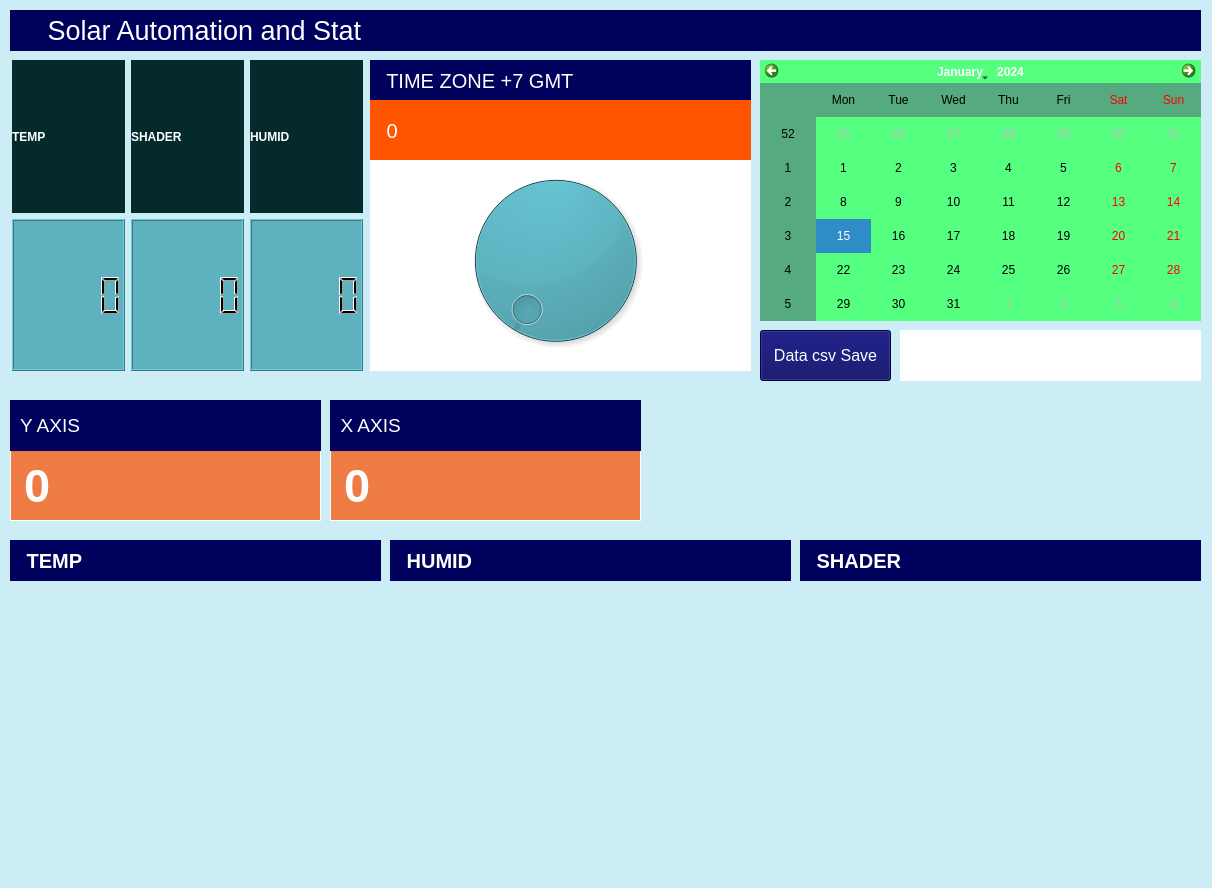
<?xml version="1.0" encoding="UTF-8"?>
<ui version="4.0">
 <class>MainWindow</class>
 <widget class="QMainWindow" name="MainWindow">
  <property name="geometry">
   <rect>
    <x>0</x>
    <y>0</y>
    <width>1212</width>
    <height>888</height>
   </rect>
  </property>
  <property name="windowTitle">
   <string>MainWindow</string>
  </property>
  <property name="styleSheet">
   <string notr="true">background-color: rgb(205, 237, 246);</string>
  </property>
  <widget class="QWidget" name="centralwidget">
   <widget class="QWidget" name="gridLayoutWidget">
    <property name="geometry">
     <rect>
      <x>12</x>
      <y>60</y>
      <width>351</width>
      <height>311</height>
     </rect>
    </property>
    <layout class="QGridLayout" name="gridLayout">
     <item row="0" column="2">
      <widget class="QLabel" name="label_3">
       <property name="font">
        <font>
         <weight>75</weight>
         <bold>true</bold>
        </font>
       </property>
       <property name="styleSheet">
        <string notr="true">background-color: rgb(4, 42, 43);
color: rgb(255, 255, 255);</string>
       </property>
       <property name="text">
        <string>HUMID</string>
       </property>
      </widget>
     </item>
     <item row="1" column="1">
      <widget class="QLCDNumber" name="Shader">
       <property name="styleSheet">
        <string notr="true">background-color: rgb(94, 177, 191);
</string>
       </property>
      </widget>
     </item>
     <item row="1" column="0">
      <widget class="QLCDNumber" name="Temp">
       <property name="styleSheet">
        <string notr="true">background-color: rgb(94, 177, 191);</string>
       </property>
      </widget>
     </item>
     <item row="0" column="0">
      <widget class="QLabel" name="label">
       <property name="font">
        <font>
         <weight>75</weight>
         <bold>true</bold>
        </font>
       </property>
       <property name="styleSheet">
        <string notr="true">background-color: rgb(4, 42, 43);
color: rgb(255, 255, 255);</string>
       </property>
       <property name="text">
        <string>TEMP</string>
       </property>
      </widget>
     </item>
     <item row="0" column="1">
      <widget class="QLabel" name="label_2">
       <property name="font">
        <font>
         <weight>75</weight>
         <bold>true</bold>
        </font>
       </property>
       <property name="styleSheet">
        <string notr="true">background-color: rgb(4, 42, 43);
color: rgb(255, 255, 255);</string>
       </property>
       <property name="text">
        <string>SHADER</string>
       </property>
      </widget>
     </item>
     <item row="1" column="2">
      <widget class="QLCDNumber" name="humid">
       <property name="styleSheet">
        <string notr="true">background-color: rgb(94, 177, 191);</string>
       </property>
      </widget>
     </item>
    </layout>
   </widget>
   <widget class="QLabel" name="PoX">
    <property name="geometry">
     <rect>
      <x>330</x>
      <y>450</y>
      <width>311</width>
      <height>71</height>
     </rect>
    </property>
    <property name="font">
     <font>
      <pointsize>35</pointsize>
      <weight>75</weight>
      <bold>true</bold>
     </font>
    </property>
    <property name="styleSheet">
     <string notr="true">color: rgb(255, 255, 255);
background-color: rgb(239, 123, 69);</string>
    </property>
    <property name="frameShape">
     <enum>QFrame::Box</enum>
    </property>
    <property name="text">
     <string>0</string>
    </property>
   </widget>
   <widget class="QLabel" name="label_5">
    <property name="geometry">
     <rect>
      <x>10</x>
      <y>540</y>
      <width>371</width>
      <height>41</height>
     </rect>
    </property>
    <property name="font">
     <font>
      <pointsize>15</pointsize>
      <weight>75</weight>
      <bold>true</bold>
     </font>
    </property>
    <property name="styleSheet">
     <string notr="true">background-color: rgb(0, 0, 93);
color: rgb(255, 255, 255);</string>
    </property>
    <property name="text">
     <string>   TEMP</string>
    </property>
   </widget>
   <widget class="QDial" name="Xaxis">
    <property name="geometry">
     <rect>
      <x>380</x>
      <y>160</y>
      <width>351</width>
      <height>201</height>
     </rect>
    </property>
    <property name="font">
     <font>
      <pointsize>3</pointsize>
     </font>
    </property>
    <property name="styleSheet">
     <string notr="true">background-color: rgb(94, 177, 191);</string>
    </property>
    <property name="maximum">
     <number>360</number>
    </property>
   </widget>
   <widget class="QLabel" name="PoY">
    <property name="geometry">
     <rect>
      <x>10</x>
      <y>450</y>
      <width>311</width>
      <height>71</height>
     </rect>
    </property>
    <property name="font">
     <font>
      <pointsize>35</pointsize>
      <weight>75</weight>
      <bold>true</bold>
     </font>
    </property>
    <property name="styleSheet">
     <string notr="true">color: rgb(255, 255, 255);
background-color: rgb(239, 123, 69);</string>
    </property>
    <property name="frameShape">
     <enum>QFrame::Box</enum>
    </property>
    <property name="text">
     <string>0</string>
    </property>
   </widget>
   <widget class="QLabel" name="label_7">
    <property name="geometry">
     <rect>
      <x>330</x>
      <y>400</y>
      <width>311</width>
      <height>51</height>
     </rect>
    </property>
    <property name="font">
     <font>
      <pointsize>14</pointsize>
     </font>
    </property>
    <property name="styleSheet">
     <string notr="true">background-color: rgb(0, 0, 93);
color: rgb(255, 255, 255);</string>
    </property>
    <property name="text">
     <string>  X AXIS</string>
    </property>
   </widget>
   <widget class="QLabel" name="label_8">
    <property name="geometry">
     <rect>
      <x>10</x>
      <y>400</y>
      <width>311</width>
      <height>51</height>
     </rect>
    </property>
    <property name="font">
     <font>
      <pointsize>14</pointsize>
     </font>
    </property>
    <property name="styleSheet">
     <string notr="true">background-color: rgb(0, 0, 93);
color: rgb(255, 255, 255);</string>
    </property>
    <property name="text">
     <string>  Y AXIS</string>
    </property>
   </widget>
   <widget class="QLabel" name="label_6">
    <property name="geometry">
     <rect>
      <x>370</x>
      <y>60</y>
      <width>381</width>
      <height>41</height>
     </rect>
    </property>
    <property name="font">
     <font>
      <pointsize>15</pointsize>
     </font>
    </property>
    <property name="styleSheet">
     <string notr="true">background-color: rgb(0, 0, 93);
color: rgb(255, 255, 255);</string>
    </property>
    <property name="text">
     <string>   TIME ZONE +7 GMT</string>
    </property>
   </widget>
   <widget class="QLabel" name="time">
    <property name="geometry">
     <rect>
      <x>370</x>
      <y>100</y>
      <width>381</width>
      <height>61</height>
     </rect>
    </property>
    <property name="font">
     <font>
      <pointsize>15</pointsize>
     </font>
    </property>
    <property name="styleSheet">
     <string notr="true">background-color: rgb(255, 85, 0);
color: rgb(255, 255, 255);</string>
    </property>
    <property name="text">
     <string>   0</string>
    </property>
   </widget>
   <widget class="QLabel" name="label_9">
    <property name="geometry">
     <rect>
      <x>390</x>
      <y>540</y>
      <width>401</width>
      <height>41</height>
     </rect>
    </property>
    <property name="font">
     <font>
      <pointsize>15</pointsize>
      <weight>75</weight>
      <bold>true</bold>
     </font>
    </property>
    <property name="styleSheet">
     <string notr="true">background-color: rgb(0, 0, 93);
color: rgb(255, 255, 255);</string>
    </property>
    <property name="text">
     <string>   HUMID</string>
    </property>
   </widget>
   <widget class="QLabel" name="label_10">
    <property name="geometry">
     <rect>
      <x>800</x>
      <y>540</y>
      <width>401</width>
      <height>41</height>
     </rect>
    </property>
    <property name="font">
     <font>
      <pointsize>15</pointsize>
      <weight>75</weight>
      <bold>true</bold>
     </font>
    </property>
    <property name="styleSheet">
     <string notr="true">background-color: rgb(0, 0, 93);
color: rgb(255, 255, 255);</string>
    </property>
    <property name="text">
     <string>   SHADER</string>
    </property>
   </widget>
   <widget class="QCalendarWidget" name="calendar">
    <property name="geometry">
     <rect>
      <x>760</x>
      <y>60</y>
      <width>441</width>
      <height>261</height>
     </rect>
    </property>
    <property name="styleSheet">
     <string notr="true">background-color: rgb(85, 255, 127);
alternate-background-color: rgb(85, 170, 127);</string>
    </property>
   </widget>
   <widget class="QPushButton" name="pushButton_3">
    <property name="geometry">
     <rect>
      <x>760</x>
      <y>330</y>
      <width>131</width>
      <height>51</height>
     </rect>
    </property>
    <property name="font">
     <font>
      <pointsize>12</pointsize>
     </font>
    </property>
    <property name="styleSheet">
     <string notr="true">background-color: rgb(0, 0, 93);
color: rgb(255, 255, 255);</string>
    </property>
    <property name="text">
     <string>Data csv Save</string>
    </property>
   </widget>
   <widget class="QLabel" name="label_4">
    <property name="geometry">
     <rect>
      <x>900</x>
      <y>330</y>
      <width>301</width>
      <height>51</height>
     </rect>
    </property>
    <property name="font">
     <font>
      <pointsize>12</pointsize>
     </font>
    </property>
    <property name="styleSheet">
     <string notr="true">background-color: rgb(255, 255, 255);</string>
    </property>
    <property name="text">
     <string/>
    </property>
   </widget>
   <widget class="QLabel" name="label_11">
    <property name="geometry">
     <rect>
      <x>10</x>
      <y>10</y>
      <width>1191</width>
      <height>41</height>
     </rect>
    </property>
    <property name="font">
     <font>
      <pointsize>20</pointsize>
     </font>
    </property>
    <property name="styleSheet">
     <string notr="true">background-color: rgb(0, 0, 93);
color: rgb(255, 255, 255);</string>
    </property>
    <property name="text">
     <string>     Solar Automation and Stat</string>
    </property>
   </widget>
   <widget class="QLabel" name="label_12">
    <property name="geometry">
     <rect>
      <x>370</x>
      <y>160</y>
      <width>381</width>
      <height>211</height>
     </rect>
    </property>
    <property name="styleSheet">
     <string notr="true">background-color: rgb(255, 255, 255);</string>
    </property>
    <property name="text">
     <string/>
    </property>
   </widget>
   <widget class="QWidget" name="widget" native="true">
    <property name="geometry">
     <rect>
      <x>10</x>
      <y>600</y>
      <width>371</width>
      <height>191</height>
     </rect>
    </property>
   </widget>
   <zorder>gridLayoutWidget</zorder>
   <zorder>PoX</zorder>
   <zorder>label_5</zorder>
   <zorder>PoY</zorder>
   <zorder>label_7</zorder>
   <zorder>label_8</zorder>
   <zorder>label_6</zorder>
   <zorder>time</zorder>
   <zorder>label_9</zorder>
   <zorder>label_10</zorder>
   <zorder>calendar</zorder>
   <zorder>pushButton_3</zorder>
   <zorder>label_4</zorder>
   <zorder>label_11</zorder>
   <zorder>label_12</zorder>
   <zorder>Xaxis</zorder>
   <zorder>widget</zorder>
  </widget>
  <widget class="QMenuBar" name="menubar">
   <property name="geometry">
    <rect>
     <x>0</x>
     <y>0</y>
     <width>1212</width>
     <height>21</height>
    </rect>
   </property>
  </widget>
  <widget class="QStatusBar" name="statusbar"/>
 </widget>
 <resources/>
 <connections>
  <connection>
   <sender>Xaxis</sender>
   <signal>valueChanged(int)</signal>
   <receiver>PoX</receiver>
   <slot>setNum(int)</slot>
   <hints>
    <hint type="sourcelabel">
     <x>225</x>
     <y>589</y>
    </hint>
    <hint type="destinationlabel">
     <x>338</x>
     <y>419</y>
    </hint>
   </hints>
  </connection>
 </connections>
</ui>
